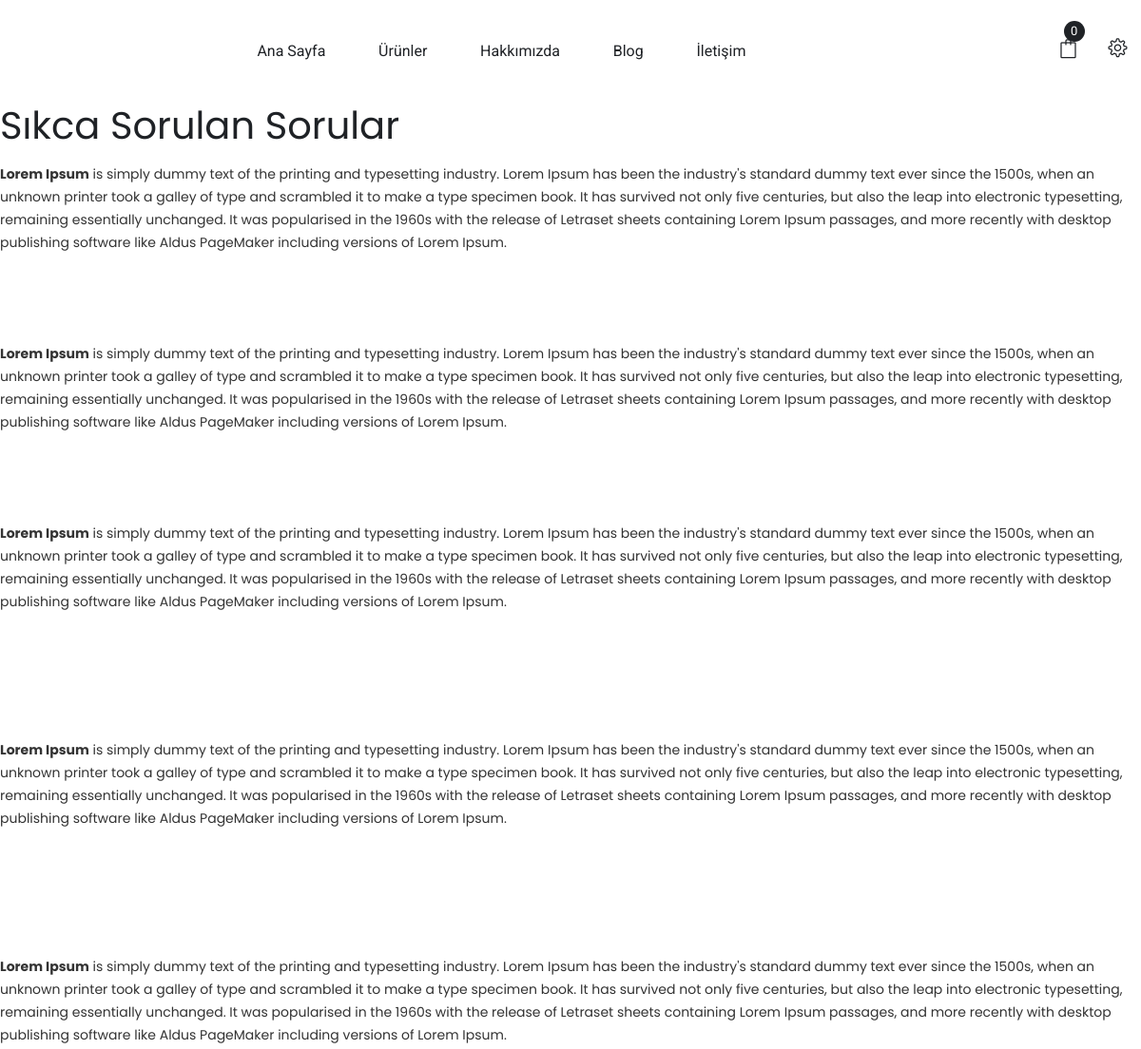
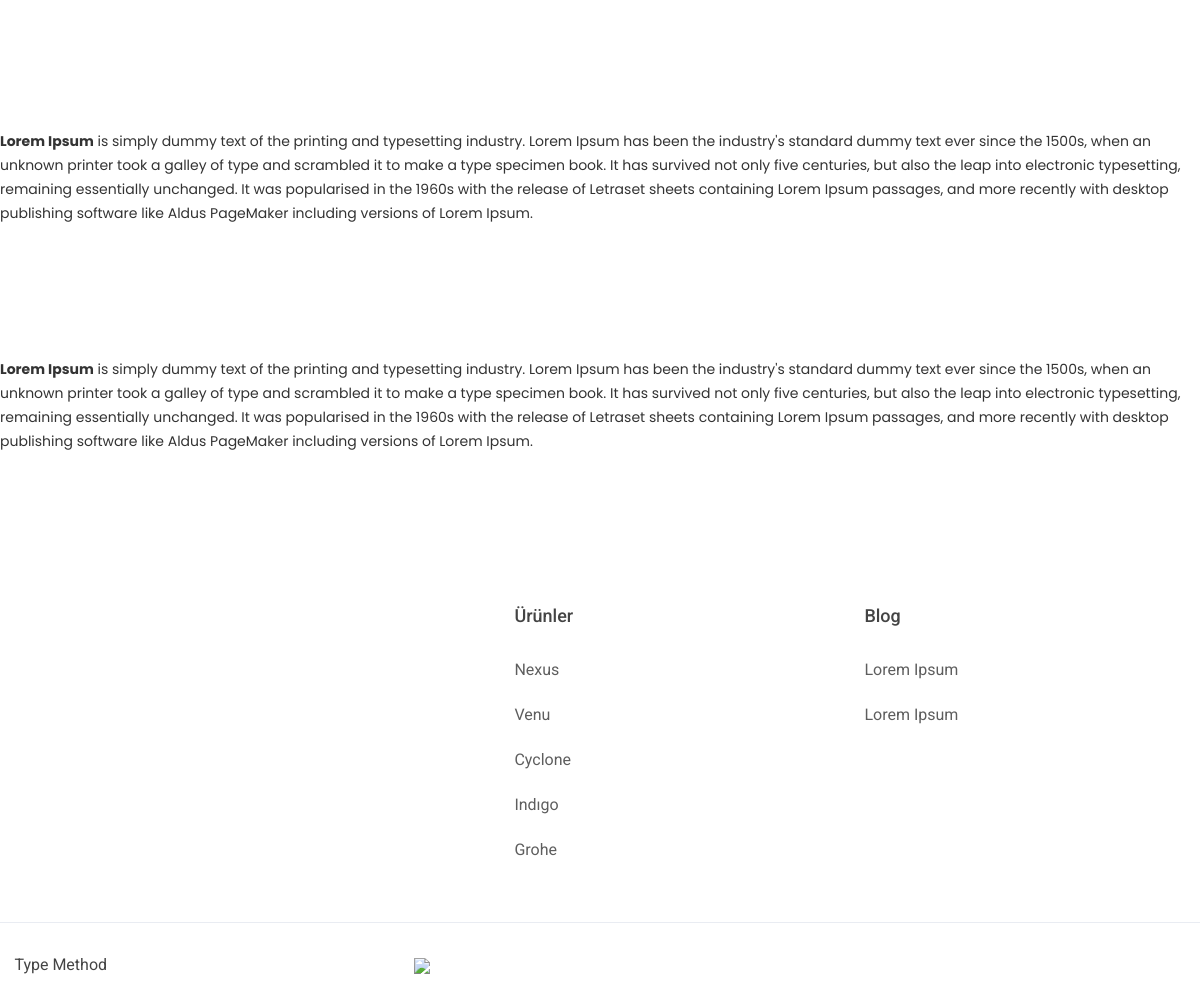
The page /blog/sss/ on the database its author committed (2 pictures, top to bottom).
### shop/models.py (models this page shows, shortened)
class Rules(models.Model):
   no = models.CharField(max_length=200, db_index=True)
   sss = RichTextUploadingField(blank=True)

class Category(models.Model):
    image = models.ImageField(upload_to='products/%y/%m/%d', blank=True,verbose_name='(250x250)')
    name = models.CharField(max_length=20, db_index=True)
    slug = models.SlugField(max_length=20, db_index=True, unique=True)
    def get_absolute_url(self):
        return reverse('shop:product_list_by_show', args=[self.slug])

### yoga/models.py (models this page shows, shortened)
class Blog(models.Model):
    image = models.ImageField(upload_to='products/%y/%m/%d', blank=True, verbose_name='Resim : (550x350)')
    list = models.ImageField(upload_to='products/%y/%m/%d', blank=True, verbose_name='Resim : (850x530)')
    title = models.CharField(max_length=1000, default='Title')
    mini_info = RichTextUploadingField()
    info = RichTextUploadingField()
    slug = models.SlugField(max_length=200, db_index=True)
    def get_absolute_url(self):
        return reverse('yoga:blog_detail',args=[self.slug])

### yoga/views.py (the view)
# urls.py: path('sss/',views.sss,name='sss',),
def sss(request):
    cart = Cart(request)
    blogs = Blog.objects.all().order_by('-id')
    cate = Category.objects.all()
    rules = Rules.objects.all()
    done = kvvk.objects.all()
    context = {
        'rules':rules,
        'cate':cate,
        'cart':cart,
        'done':done,
        'blogs':blogs
    }
    return render(request,'central/sss.html',context)

### yoga/templates/central/sss.html (shortened to what this page needs)
{% extends "base.html" %}
{% load static i18n %}
{% block content %}
 <section class="page-title centred">
            <div class="auto-container">
                <div class="content-box">
                    <h1>Sıkca Sorulan Sorular</h1>
                </div>
            </div>
        </section>
        <section class="blog-details">
            <div class="auto-container">
                <div class="blog-details-content">
                    <div class="inner-box">
                        <div class="text">
                            {% for x in rules %}
                            <p>{{x.sss | safe}}</p>
                            {% endfor %}
                        </div>
                    </div>
                </div>
            </div>
        </section>
{% endblock %}

### yoga/templates/footer.html (shortened to what this page needs)
{% load static %}
<footer class="footer-area pt-100">
        <div class="container">
            <div class="footer-top-2 pb-20">
                <div class="row">
                    <div class="col-lg-4 col-md-4 col-sm-12 col-12">
                        <div class="footer-widget mb-40">
                        </div>
                    </div>
                    <div class="col-lg-4 col-md-4 col-sm-4 col-6">
                        <div class="footer-widget mb-40 pl-100">
                            <div class="footer-title">
                                <h3>Ürünler</h3>
                            </div>
                            <div class="footer-list">
                                <ul>
                                    {% for product in cate %}
                                    <li><a href="{{product.get_absolute_url}}">{{product.name}}</a></li>
                                    {% endfor %}
                                </ul>
                            </div>
                        </div>
                    </div>
                    <div class="col-lg-4 col-md-4 col-sm-4 col-6">
                        <div class="footer-widget mb-40 pl-50">
                            <div class="footer-title">
                                <h3>Blog</h3>
                            </div>
                            <div class="footer-list">
                                <ul>
                                    {% for product in blogs %}
                                    <li><a href="{{product.get_absolute_url}}">{{product.title}}</a></li>
                                    {% endfor %}
                                </ul>
                            </div>
                        </div>
                    </div>
                </div>
            </div>
        </div>
        <div class="footer-bottom border-top-2 pt-30">
            <div class="container">
                <div class="row align-items-center">
                    <div class="col-lg-4 col-md-4 col-sm-6 col-12">
                        <div class="copyright-2 pb-30">
                                <p>Type Method</p>
                        </div>
                    </div>
                   <div class="col-lg-4 col-md-4 col-sm-6 col-12">
                        <div class=" pb-30">
                            <a href="/"><img width="300" src="{% static 'visa.png'%}"></a>
                        </div>
                    </div>
                </div>
            </div>
        </div>
    </footer>

### rows shown on the page
Rules: sss "Lorem Ipsum is simply dummy text of the printing and typesetting industry. Lorem Ipsum has been the industry's standard dummy text ever since the 1500s, when an unknown printer took a galley of type and scrambled it to make a type specimen book. It has survived not only five centuries, but also the leap into electronic typesetting, remaining essentially unchanged. It was popularised in the 1960s with the release of Letraset sheets containing Lorem Ipsum passages, and more recently with desktop publishing software like Aldus PageMaker including versions of Lorem Ipsum. Lorem Ipsum is simply dummy text of the printing and typesetting industry. Lorem Ipsum has been the industry's standard…"
Category: name "Nexus"
Category: name "Venu"
Category: name "Cyclone"
Category: name "Indıgo"
Category: name "Grohe"
Blog: title "Lorem Ipsum"
Blog: title "Lorem Ipsum"
